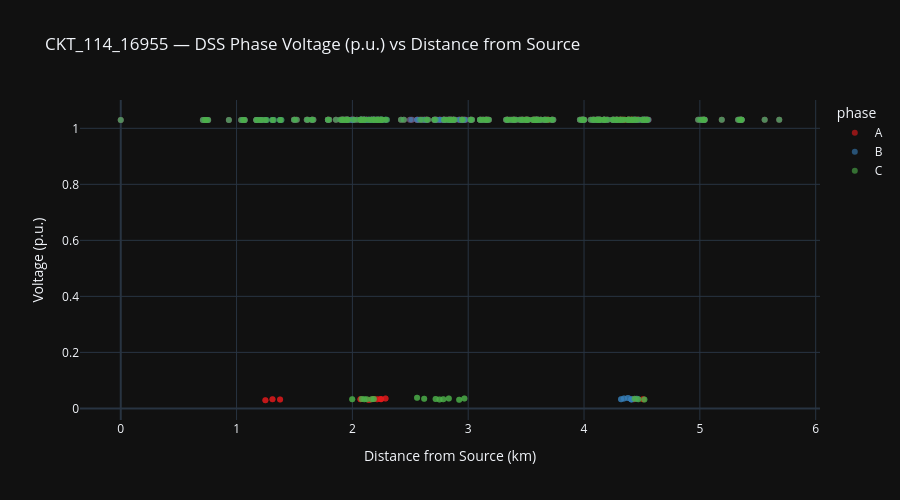
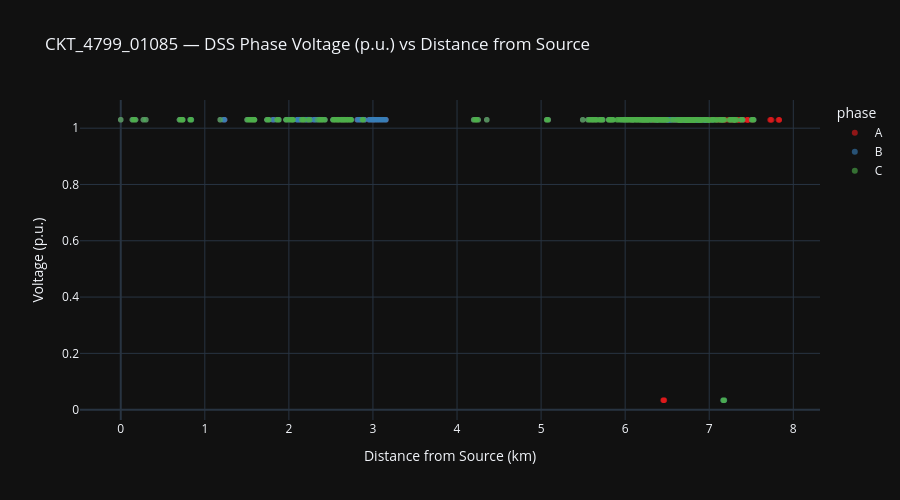

The notebook cell saved with these charts, in order:
### Code cell
def plot_dss_voltage_vs_distance(net, dss_df, title):
    """Plot DSS VA/VB/VC (p.u.) vs distance from source using pandapower network topology."""
    bus_dist = compute_distance_from_source(net)

    # Build name -> bus_num lookup from pandapower net
    name_to_bus = {}
    for idx in net.bus.index:
        bus_num = idx[0] if isinstance(idx, tuple) else idx
        if bus_num not in name_to_bus:
            name_val = net.bus.at[idx, 'name']
            name_to_bus[str(name_val).lower()] = bus_num

    phase_cols = {'A': 'VA', 'B': 'VB', 'C': 'VC'}
    records = []
    for _, row in dss_df.iterrows():
        node_id = str(row['NODE_ID']).lower()
        bus_num = name_to_bus.get(node_id)
        if bus_num is None or bus_num not in bus_dist:
            continue
        d = bus_dist[bus_num]
        for phase, col in phase_cols.items():
            v = row.get(col)
            if pd.notna(v) and v != 0:
                records.append({'bus': bus_num, 'node_id': row['NODE_ID'], 'phase': phase,
                                'distance_km': d, 'voltage_pu': v})

    df = pd.DataFrame(records)
    if df.empty:
        print(f"No DSS data matched for {title}")
        return

    fig = px.scatter(
        df, x='distance_km', y='voltage_pu', color='phase',
        title=f'{title} — DSS Phase Voltage (p.u.) vs Distance from Source',
        labels={'distance_km': 'Distance from Source (km)', 'voltage_pu': 'Voltage (p.u.)'},
        opacity=0.6,
        color_discrete_map={'A': '#e41a1c', 'B': '#377eb8', 'C': '#4daf4a'},
        hover_data=['node_id'],
    )
    fig.update_layout(height=500, template='plotly_dark')
    fig.show()

plot_dss_voltage_vs_distance(CKT_114_16955, dss_df, 'CKT_114_16955')
plot_dss_voltage_vs_distance(CKT_4799_01085, dss_df2, 'CKT_4799_01085')

### Figure 1 — Plotly figure (JSON) as saved in the notebook; plotly's stock layout.template omitted (floating-point values rounded to 4 significant figures; data arrays with more than 128 entries replaced by an {"elided": "..."} marker saying what was removed)
{"data": [{"customdata": {"elided": "336x1 str values"}, "hovertemplate": "phase=A<br>Distance from Source (km)=%{x}<br>Voltage (p.u.)=%{y}<br>node_id=%{customdata[0]}<extra></extra>", "legendgroup": "A", "marker": {"color": "#e41a1c", "opacity": 0.6, "symbol": "circle"}, "mode": "markers", "name": "A", "orientation": "v", "showlegend": true, "type": "scatter", "x": {"elided": "336 float values"}, "xaxis": "x", "y": {"elided": "336 float values"}, "yaxis": "y"}, {"customdata": {"elided": "333x1 str values"}, "hovertemplate": "phase=B<br>Distance from Source (km)=%{x}<br>Voltage (p.u.)=%{y}<br>node_id=%{customdata[0]}<extra></extra>", "legendgroup": "B", "marker": {"color": "#377eb8", "opacity": 0.6, "symbol": "circle"}, "mode": "markers", "name": "B", "orientation": "v", "showlegend": true, "type": "scatter", "x": {"elided": "333 float values"}, "xaxis": "x", "y": {"elided": "333 float values"}, "yaxis": "y"}, {"customdata": {"elided": "328x1 str values"}, "hovertemplate": "phase=C<br>Distance from Source (km)=%{x}<br>Voltage (p.u.)=%{y}<br>node_id=%{customdata[0]}<extra></extra>", "legendgroup": "C", "marker": {"color": "#4daf4a", "opacity": 0.6, "symbol": "circle"}, "mode": "markers", "name": "C", "orientation": "v", "showlegend": true, "type": "scatter", "x": {"elided": "328 float values"}, "xaxis": "x", "y": {"elided": "328 float values"}, "yaxis": "y"}], "layout": {"height": 500, "legend": {"title": {"text": "phase"}, "tracegroupgap": 0}, "title": {"text": "CKT_114_16955 — DSS Phase Voltage (p.u.) vs Distance from Source"}, "xaxis": {"anchor": "y", "domain": [0, 1], "title": {"text": "Distance from Source (km)"}}, "yaxis": {"anchor": "x", "domain": [0, 1], "title": {"text": "Voltage (p.u.)"}}}}

### Figure 2 — Plotly figure (JSON) as saved in the notebook; plotly's stock layout.template omitted (floating-point values rounded to 4 significant figures; data arrays with more than 128 entries replaced by an {"elided": "..."} marker saying what was removed)
{"data": [{"customdata": {"elided": "669x1 str values"}, "hovertemplate": "phase=A<br>Distance from Source (km)=%{x}<br>Voltage (p.u.)=%{y}<br>node_id=%{customdata[0]}<extra></extra>", "legendgroup": "A", "marker": {"color": "#e41a1c", "opacity": 0.6, "symbol": "circle"}, "mode": "markers", "name": "A", "showlegend": true, "type": "scattergl", "x": {"elided": "669 float values"}, "xaxis": "x", "y": {"elided": "669 float values"}, "yaxis": "y"}, {"customdata": {"elided": "663x1 str values"}, "hovertemplate": "phase=B<br>Distance from Source (km)=%{x}<br>Voltage (p.u.)=%{y}<br>node_id=%{customdata[0]}<extra></extra>", "legendgroup": "B", "marker": {"color": "#377eb8", "opacity": 0.6, "symbol": "circle"}, "mode": "markers", "name": "B", "showlegend": true, "type": "scattergl", "x": {"elided": "663 float values"}, "xaxis": "x", "y": {"elided": "663 float values"}, "yaxis": "y"}, {"customdata": {"elided": "547x1 str values"}, "hovertemplate": "phase=C<br>Distance from Source (km)=%{x}<br>Voltage (p.u.)=%{y}<br>node_id=%{customdata[0]}<extra></extra>", "legendgroup": "C", "marker": {"color": "#4daf4a", "opacity": 0.6, "symbol": "circle"}, "mode": "markers", "name": "C", "showlegend": true, "type": "scattergl", "x": {"elided": "547 float values"}, "xaxis": "x", "y": {"elided": "547 float values"}, "yaxis": "y"}], "layout": {"height": 500, "legend": {"title": {"text": "phase"}, "tracegroupgap": 0}, "title": {"text": "CKT_4799_01085 — DSS Phase Voltage (p.u.) vs Distance from Source"}, "xaxis": {"anchor": "y", "domain": [0, 1], "title": {"text": "Distance from Source (km)"}}, "yaxis": {"anchor": "x", "domain": [0, 1], "title": {"text": "Voltage (p.u.)"}}}}
